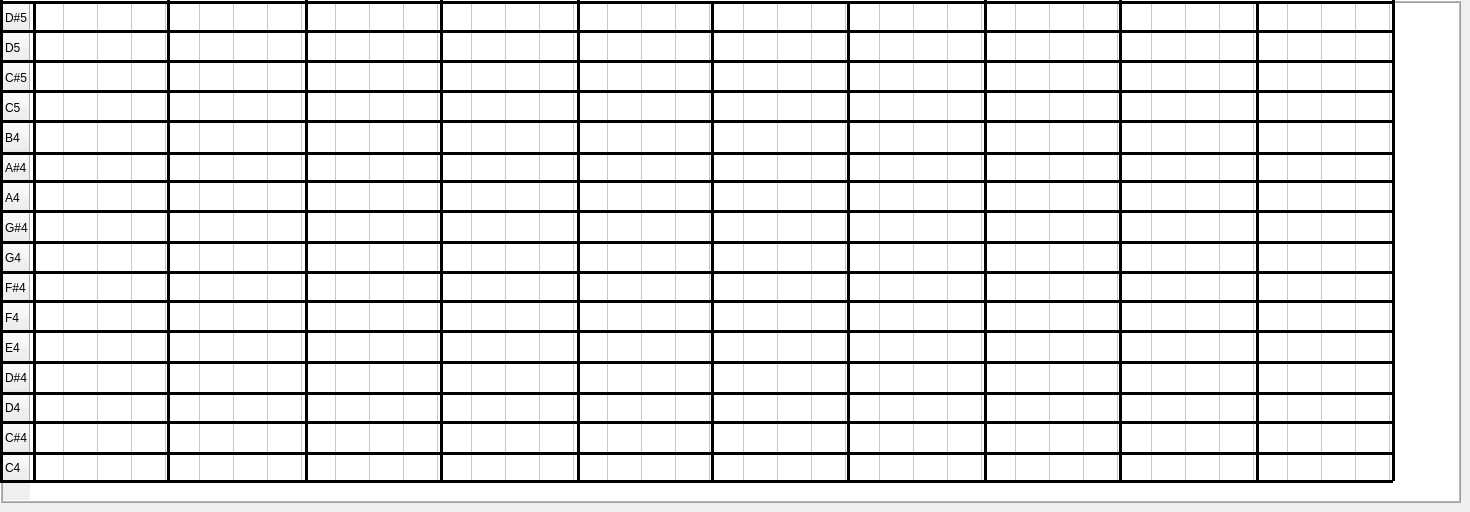
   <widget class="QWidget" name="melody">
    <attribute name="title">
     <string>Melody</string>
    </attribute>
    <widget class="QTableWidget" name="tableWidget">
     <property name="geometry">
      <rect>
       <x>0</x>
       <y>0</y>
       <width>1461</width>
       <height>503</height>
      </rect>
     </property>
     <property name="frameShape">
      <enum>QFrame::Box</enum>
     </property>
     <property name="frameShadow">
      <enum>QFrame::Raised</enum>
     </property>
     <property name="lineWidth">
      <number>1</number>
     </property>
     <property name="midLineWidth">
      <number>1</number>
     </property>
     <property name="showGrid">
      <bool>true</bool>
     </property>
     <property name="gridStyle">
      <enum>Qt::SolidLine</enum>
     </property>
     <property name="wordWrap">
      <bool>true</bool>
     </property>
     <property name="cornerButtonEnabled">
      <bool>true</bool>
     </property>
     <attribute name="horizontalHeaderVisible">
      <bool>false</bool>
     </attribute>
     <attribute name="horizontalHeaderCascadingSectionResizes">
      <bool>false</bool>
     </attribute>
     <attribute name="horizontalHeaderDefaultSectionSize">
      <number>34</number>
     </attribute>
     <attribute name="horizontalHeaderHighlightSections">
      <bool>true</bool>
     </attribute>
     <attribute name="horizontalHeaderMinimumSectionSize">
      <number>17</number>
     </attribute>
     <attribute name="verticalHeaderCascadingSectionResizes">
      <bool>false</bool>
     </attribute>
     <attribute name="verticalHeaderDefaultSectionSize">
      <number>30</number>
     </attribute>
     <attribute name="verticalHeaderHighlightSections">
      <bool>false</bool>
     </attribute>
     <attribute name="verticalHeaderMinimumSectionSize">
      <number>30</number>
     </attribute>
     <row>
      <property name="text">
       <string>D#5</string>
      </property>
     </row>
     <row>
      <property name="text">
       <string>D5</string>
      </property>
     </row>
     <row>
      <property name="text">
       <string>C#5</string>
      </property>
     </row>
     <row>
      <property name="text">
       <string>C5</string>
      </property>
     </row>
     <row>
      <property name="text">
       <string>B4</string>
      </property>
     </row>
     <row>
      <property name="text">
       <string>A#4</string>
      </property>
     </row>
     <row>
      <property name="text">
       <string>A4</string>
      </property>
     </row>
     <row>
      <property name="text">
       <string>G#4</string>
      </property>
     </row>
     <row>
      <property name="text">
       <string>G4</string>
      </property>
     </row>
     <row>
      <property name="text">
       <string>F#4</string>
      </property>
     </row>
     <row>
      <property name="text">
       <string>F4</string>
      </property>
     </row>
     <row>
      <property name="text">
       <string>E4</string>
      </property>
     </row>
     <row>
      <property name="text">
       <string>D#4</string>
      </property>
     </row>
     <row>
      <property name="text">
       <string>D4</string>
      </property>
     </row>
     <row>
      <property name="text">
       <string>C#4</string>
      </property>
     </row>
     <row>
      <property name="text">
       <string>C4</string>
      </property>
     </row>
     <column>
      <property name="text">
       <string/>
      </property>
     </column>
     <column>
      <property name="text">
       <string/>
      </property>
      <property name="font">
       <font>
        <weight>50</weight>
        <italic>false</italic>
        <bold>false</bold>
        <underline>false</underline>
        <strikeout>false</strikeout>
        <stylestrategy>PreferDefault</stylestrategy>
        <kerning>true</kerning>
       </font>
      </property>
      <property name="foreground">
       <brush brushstyle="SolidPattern">
        <color alpha="255">
         <red>0</red>
         <green>0</green>
         <blue>0</blue>
        </color>
       </brush>
      </property>
     </column>
     <column>
      <property name="text">
       <string/>
      </property>
     </column>
     <column>
      <property name="text">
       <string/>
      </property>
     </column>
     <column>
      <property name="text">
       <string/>
      </property>
     </column>
     <column>
      <property name="text">
       <string/>
      </property>
     </column>
     <column>
      <property name="text">
       <string/>
      </property>
     </column>
     <column>
      <property name="text">
       <string/>
      </property>
     </column>
     <column>
      <property name="text">
       <string/>
      </property>
     </column>
     <column>
      <property name="text">
       <string/>
      </property>
     </column>
     <column>
      <property name="text">
       <string/>
      </property>
     </column>
     <column>
      <property name="text">
       <string/>
      </property>
     </column>
     <column>
      <property name="text">
       <string/>
      </property>
     </column>
     <column>
      <property name="text">
       <string/>
      </property>
     </column>
     <column>
      <property name="text">
       <string/>
      </property>
     </column>
     <column>
      <property name="text">
       <string/>
      </property>
     </column>
     <column>
      <property name="text">
       <string/>
      </property>
     </column>
     <column>
      <property name="text">
       <string/>
      </property>
     </column>
     <column>
      <property name="text">
       <string/>
      </property>
     </column>
     <column>
      <property name="text">
       <string/>
      </property>
     </column>
     <column>
      <property name="text">
       <string/>
      </property>
     </column>
     <column>
      <property name="text">
       <string/>
      </property>
     </column>
     <column>
      <property name="text">
       <string/>
      </property>
     </column>
     <column>
      <property name="text">
       <string/>
      </property>
     </column>
     <column>
      <property name="text">
       <string/>
      </property>
     </column>
     <column>
      <property name="text">
       <string/>
      </property>
     </column>
     <column>
      <property name="text">
       <string/>
      </property>
     </column>
     <column>
      <property name="text">
       <string/>
      </property>
     </column>
     <column>
      <property name="text">
       <string/>
      </property>
     </column>
     <column>
      <property name="text">
       <string/>
      </property>
     </column>
     <column>
      <property name="text">
       <string/>
      </property>
     </column>
     <column>
      <property name="text">
       <string/>
      </property>
     </column>
     <column>
      <property name="text">
       <string/>
      </property>
     </column>
     <column>
      <property name="text">
       <string/>
      </property>
     </column>
     <column>
      <property name="text">
       <string/>
      </property>
     </column>
     <column>
      <property name="text">
       <string/>
      </property>
     </column>
     <column>
      <property name="text">
       <string/>
      </property>
     </column>
     <column>
      <property name="text">
       <string/>
      </property>
     </column>
     <column>
      <property name="text">
       <string/>
      </property>
     </column>
     <column>
      <property name="text">
       <string/>
      </property>
     </column>
     <item row="0" column="0">
      <property name="foreground">
       <brush brushstyle="CrossPattern">
        <color alpha="255">
         <red>0</red>
         <green>0</green>
         <blue>0</blue>
        </color>
       </brush>
      </property>
     </item>
     <item row="0" column="1">
      <property name="text">
       <string/>
      </property>
     </item>
     <item row="1" column="1">
      <property name="text">
       <string/>
      </property>
     </item>
    </widget>
    <widget class="Line" name="line">
     <property name="geometry">
      <rect>
       <x>0</x>
       <y>-6</y>
       <width>1393</width>
       <height>16</height>
      </rect>
     </property>
     <property name="frameShadow">
      <enum>QFrame::Plain</enum>
     </property>
     <property name="lineWidth">
      <number>3</number>
     </property>
     <property name="orientation">
      <enum>Qt::Horizontal</enum>
     </property>
    </widget>
    <widget class="Line" name="line_2">
     <property name="geometry">
      <rect>
       <x>0</x>
       <y>23</y>
       <width>1393</width>
       <height>16</height>
      </rect>
     </property>
     <property name="frameShadow">
      <enum>QFrame::Plain</enum>
     </property>
     <property name="lineWidth">
      <number>3</number>
     </property>
     <property name="orientation">
      <enum>Qt::Horizontal</enum>
     </property>
    </widget>
    <widget class="Line" name="line_3">
     <property name="geometry">
      <rect>
       <x>0</x>
       <y>53</y>
       <width>1393</width>
       <height>16</height>
      </rect>
     </property>
     <property name="frameShadow">
      <enum>QFrame::Plain</enum>
     </property>
     <property name="lineWidth">
      <number>3</number>
     </property>
     <property name="orientation">
      <enum>Qt::Horizontal</enum>
     </property>
    </widget>
    <widget class="Line" name="line_4">
     <property name="geometry">
      <rect>
       <x>0</x>
       <y>83</y>
       <width>1393</width>
       <height>16</height>
      </rect>
     </property>
     <property name="frameShadow">
      <enum>QFrame::Plain</enum>
     </property>
     <property name="lineWidth">
      <number>3</number>
     </property>
     <property name="orientation">
      <enum>Qt::Horizontal</enum>
     </property>
    </widget>
    <widget class="Line" name="line_5">
     <property name="geometry">
      <rect>
       <x>0</x>
       <y>113</y>
       <width>1393</width>
       <height>16</height>
      </rect>
     </property>
     <property name="frameShadow">
      <enum>QFrame::Plain</enum>
     </property>
     <property name="lineWidth">
      <number>3</number>
     </property>
     <property name="orientation">
      <enum>Qt::Horizontal</enum>
     </property>
    </widget>
    <widget class="Line" name="line_6">
     <property name="geometry">
      <rect>
       <x>0</x>
       <y>145</y>
       <width>1393</width>
       <height>16</height>
      </rect>
     </property>
     <property name="frameShadow">
      <enum>QFrame::Plain</enum>
     </property>
     <property name="lineWidth">
      <number>3</number>
     </property>
     <property name="orientation">
      <enum>Qt::Horizontal</enum>
     </property>
    </widget>
    <widget class="Line" name="line_7">
     <property name="geometry">
      <rect>
       <x>0</x>
       <y>173</y>
       <width>1393</width>
       <height>16</height>
      </rect>
     </property>
     <property name="frameShadow">
      <enum>QFrame::Plain</enum>
     </property>
     <property name="lineWidth">
      <number>3</number>
     </property>
     <property name="orientation">
      <enum>Qt::Horizontal</enum>
     </property>
    </widget>
    <widget class="Line" name="line_8">
     <property name="geometry">
      <rect>
       <x>1</x>
       <y>203</y>
       <width>1393</width>
       <height>16</height>
      </rect>
     </property>
     <property name="frameShadow">
      <enum>QFrame::Plain</enum>
     </property>
     <property name="lineWidth">
      <number>3</number>
     </property>
     <property name="orientation">
      <enum>Qt::Horizontal</enum>
     </property>
    </widget>
    <widget class="Line" name="line_9">
     <property name="geometry">
      <rect>
       <x>0</x>
       <y>234</y>
       <width>1393</width>
       <height>16</height>
      </rect>
     </property>
     <property name="frameShadow">
      <enum>QFrame::Plain</enum>
     </property>
     <property name="lineWidth">
      <number>3</number>
     </property>
     <property name="orientation">
      <enum>Qt::Horizontal</enum>
     </property>
    </widget>
    <widget class="Line" name="line_10">
     <property name="geometry">
      <rect>
       <x>0</x>
       <y>264</y>
       <width>1393</width>
       <height>16</height>
      </rect>
     </property>
     <property name="frameShadow">
      <enum>QFrame::Plain</enum>
     </property>
     <property name="lineWidth">
      <number>3</number>
     </property>
     <property name="orientation">
      <enum>Qt::Horizontal</enum>
     </property>
    </widget>
    <widget class="Line" name="line_11">
     <property name="geometry">
      <rect>
       <x>0</x>
       <y>293</y>
       <width>1393</width>
       <height>16</height>
      </rect>
     </property>
     <property name="frameShadow">
      <enum>QFrame::Plain</enum>
     </property>
     <property name="lineWidth">
      <number>3</number>
     </property>
     <property name="orientation">
      <enum>Qt::Horizontal</enum>
     </property>
    </widget>
    <widget class="Line" name="line_12">
     <property name="geometry">
      <rect>
       <x>0</x>
       <y>323</y>
       <width>1393</width>
       <height>16</height>
      </rect>
     </property>
     <property name="frameShadow">
      <enum>QFrame::Plain</enum>
     </property>
     <property name="lineWidth">
      <number>3</number>
     </property>
     <property name="orientation">
      <enum>Qt::Horizontal</enum>
     </property>
    </widget>
    <widget class="Line" name="line_13">
     <property name="geometry">
      <rect>
       <x>0</x>
       <y>354</y>
       <width>1393</width>
       <height>16</height>
      </rect>
     </property>
     <property name="frameShadow">
      <enum>QFrame::Plain</enum>
     </property>
     <property name="lineWidth">
      <number>3</number>
     </property>
     <property name="orientation">
      <enum>Qt::Horizontal</enum>
     </property>
    </widget>
    <widget class="Line" name="line_14">
     <property name="geometry">
      <rect>
       <x>0</x>
       <y>385</y>
       <width>1393</width>
       <height>16</height>
      </rect>
     </property>
     <property name="frameShadow">
      <enum>QFrame::Plain</enum>
     </property>
     <property name="lineWidth">
      <number>3</number>
     </property>
     <property name="orientation">
      <enum>Qt::Horizontal</enum>
     </property>
    </widget>
    <widget class="Line" name="line_15">
     <property name="geometry">
      <rect>
       <x>0</x>
       <y>414</y>
       <width>1393</width>
       <height>16</height>
      </rect>
     </property>
     <property name="frameShadow">
      <enum>QFrame::Plain</enum>
     </property>
     <property name="lineWidth">
      <number>3</number>
     </property>
     <property name="orientation">
      <enum>Qt::Horizontal</enum>
     </property>
    </widget>
    <widget class="Line" name="line_16">
     <property name="geometry">
      <rect>
       <x>0</x>
       <y>445</y>
       <width>1393</width>
       <height>16</height>
      </rect>
     </property>
     <property name="frameShadow">
      <enum>QFrame::Plain</enum>
     </property>
     <property name="lineWidth">
      <number>3</number>
     </property>
     <property name="orientation">
      <enum>Qt::Horizontal</enum>
     </property>
    </widget>
    <widget class="Line" name="line_17">
     <property name="geometry">
      <rect>
       <x>0</x>
       <y>473</y>
       <width>1393</width>
       <height>16</height>
      </rect>
     </property>
     <property name="frameShadow">
      <enum>QFrame::Plain</enum>
     </property>
     <property name="lineWidth">
      <number>3</number>
     </property>
     <property name="orientation">
      <enum>Qt::Horizontal</enum>
     </property>
    </widget>
    <widget class="Line" name="line_18">
     <property name="geometry">
      <rect>
       <x>26</x>
       <y>1</y>
       <width>16</width>
       <height>481</height>
      </rect>
     </property>
     <property name="frameShadow">
      <enum>QFrame::Plain</enum>
     </property>
     <property name="lineWidth">
      <number>3</number>
     </property>
     <property name="orientation">
      <enum>Qt::Vertical</enum>
     </property>
    </widget>
    <widget class="Line" name="line_19">
     <property name="geometry">
      <rect>
       <x>160</x>
       <y>0</y>
       <width>16</width>
       <height>481</height>
      </rect>
     </property>
     <property name="frameShadow">
      <enum>QFrame::Plain</enum>
     </property>
     <property name="lineWidth">
      <number>3</number>
     </property>
     <property name="orientation">
      <enum>Qt::Vertical</enum>
     </property>
    </widget>
    <widget class="Line" name="line_20">
     <property name="geometry">
      <rect>
       <x>298</x>
       <y>0</y>
       <width>16</width>
       <height>481</height>
      </rect>
     </property>
     <property name="frameShadow">
      <enum>QFrame::Plain</enum>
     </property>
     <property name="lineWidth">
      <number>3</number>
     </property>
     <property name="orientation">
      <enum>Qt::Vertical</enum>
     </property>
    </widget>
    <widget class="Line" name="line_21">
     <property name="geometry">
      <rect>
       <x>433</x>
       <y>0</y>
       <width>16</width>
       <height>481</height>
      </rect>
     </property>
     <property name="frameShadow">
      <enum>QFrame::Plain</enum>
     </property>
     <property name="lineWidth">
      <number>3</number>
     </property>
     <property name="orientation">
      <enum>Qt::Vertical</enum>
     </property>
    </widget>
    <widget class="Line" name="line_22">
     <property name="geometry">
      <rect>
       <x>570</x>
       <y>0</y>
       <width>16</width>
       <height>481</height>
      </rect>
     </property>
     <property name="frameShadow">
      <enum>QFrame::Plain</enum>
     </property>
     <property name="lineWidth">
      <number>3</number>
     </property>
     <property name="orientation">
      <enum>Qt::Vertical</enum>
     </property>
    </widget>
    <widget class="Line" name="line_23">
     <property name="geometry">
      <rect>
       <x>704</x>
       <y>1</y>
       <width>16</width>
       <height>481</height>
      </rect>
     </property>
     <property name="frameShadow">
      <enum>QFrame::Plain</enum>
     </property>
     <property name="lineWidth">
      <number>3</number>
     </property>
     <property name="orientation">
      <enum>Qt::Vertical</enum>
     </property>
    </widget>
    <widget class="Line" name="line_24">
     <property name="geometry">
      <rect>
       <x>840</x>
       <y>1</y>
       <width>16</width>
       <height>481</height>
      </rect>
     </property>
     <property name="frameShadow">
      <enum>QFrame::Plain</enum>
     </property>
     <property name="lineWidth">
      <number>3</number>
     </property>
     <property name="orientation">
      <enum>Qt::Vertical</enum>
     </property>
    </widget>
    <widget class="Line" name="line_25">
     <property name="geometry">
      <rect>
       <x>977</x>
       <y>0</y>
       <width>16</width>
       <height>481</height>
      </rect>
     </property>
     <property name="frameShadow">
      <enum>QFrame::Plain</enum>
     </property>
     <property name="lineWidth">
      <number>3</number>
     </property>
     <property name="orientation">
      <enum>Qt::Vertical</enum>
     </property>
    </widget>
    <widget class="Line" name="line_26">
     <property name="geometry">
      <rect>
       <x>1112</x>
       <y>0</y>
       <width>16</width>
       <height>481</height>
      </rect>
     </property>
     <property name="frameShadow">
      <enum>QFrame::Plain</enum>
     </property>
     <property name="lineWidth">
      <number>3</number>
     </property>
     <property name="orientation">
      <enum>Qt::Vertical</enum>
     </property>
    </widget>
    <widget class="Line" name="line_27">
     <property name="geometry">
      <rect>
       <x>1249</x>
       <y>1</y>
       <width>16</width>
       <height>481</height>
      </rect>
     </property>
     <property name="frameShadow">
      <enum>QFrame::Plain</enum>
     </property>
     <property name="lineWidth">
      <number>3</number>
     </property>
     <property name="orientation">
      <enum>Qt::Vertical</enum>
     </property>
    </widget>
    <widget class="Line" name="line_28">
     <property name="geometry">
      <rect>
       <x>1385</x>
       <y>0</y>
       <width>16</width>
       <height>481</height>
      </rect>
     </property>
     <property name="frameShadow">
      <enum>QFrame::Plain</enum>
     </property>
     <property name="lineWidth">
      <number>3</number>
     </property>
     <property name="orientation">
      <enum>Qt::Vertical</enum>
     </property>
    </widget>
    <widget class="Line" name="line_29">
     <property name="geometry">
      <rect>
       <x>-7</x>
       <y>0</y>
       <width>16</width>
       <height>481</height>
      </rect>
     </property>
     <property name="frameShadow">
      <enum>QFrame::Plain</enum>
     </property>
     <property name="lineWidth">
      <number>3</number>
     </property>
     <property name="orientation">
      <enum>Qt::Vertical</enum>
     </property>
    </widget>
   </widget>
